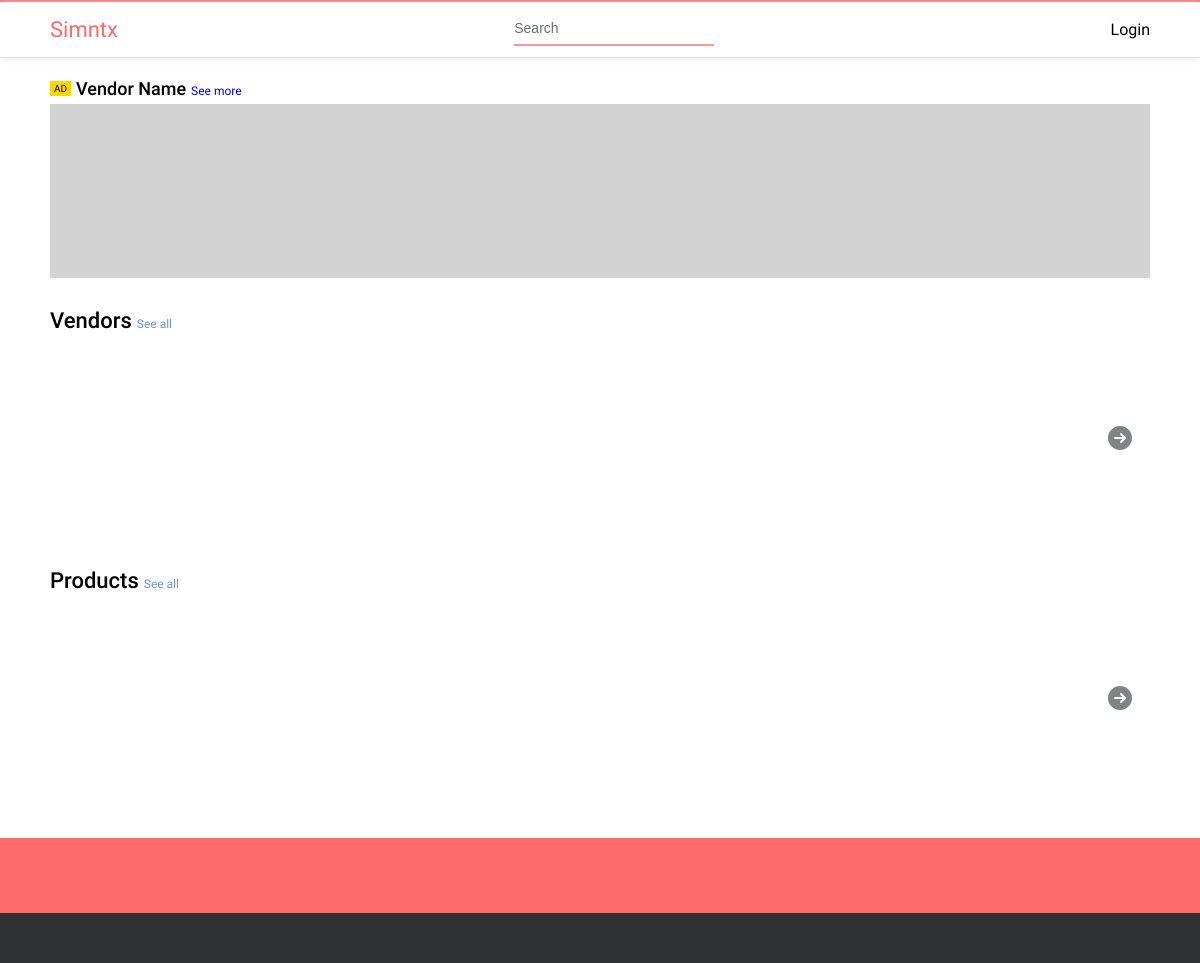
The app's page /, older data.
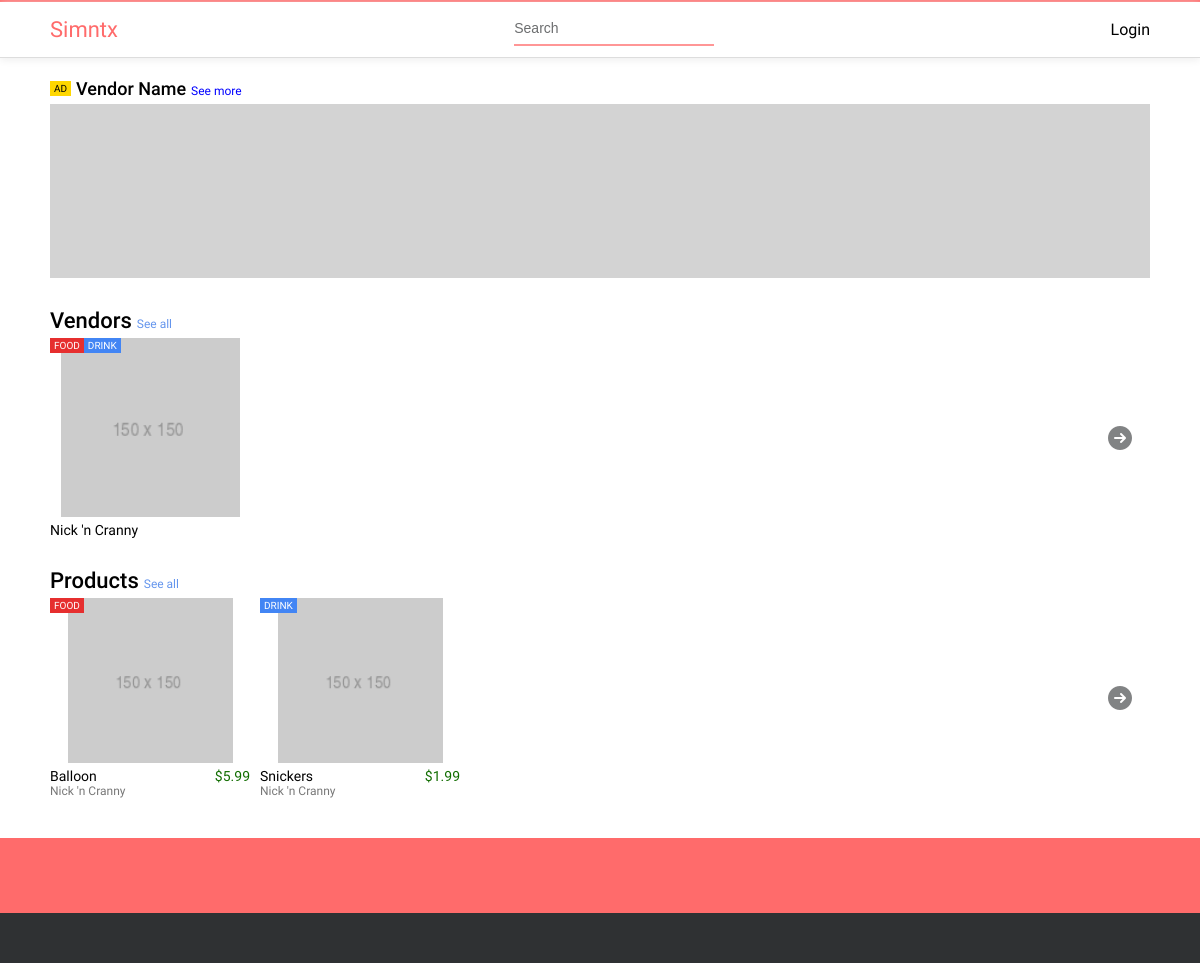
The same page, newer data.
### core/models.py (models this page shows, shortened)
class Vendor(models.Model):
    title = models.CharField(max_length=100)
    slug = models.SlugField()
    description = models.TextField()
    image = models.ImageField(max_length=100)
    owner = models.ForeignKey('UserProfile', on_delete = models.CASCADE)
    def __str__(self):
        return self.title
    def get_absolute_url(self):
        return reverse("core:vendor", kwargs={
            'slug': self.slug
        })

class Tag(models.Model):
    name = models.CharField(max_length = 20)
    color = models.CharField(max_length = 7)
    def __str__(self):
        return self.name

class Item(models.Model):
    title = models.CharField(max_length=100)
    price = models.FloatField()
    discount_price = models.FloatField(blank=True, null=True)
    label = models.CharField(choices=LABEL_CHOICES, max_length=1)
    slug = models.SlugField()
    description = models.TextField()
    image = models.ImageField()
    vendor = models.ForeignKey('Vendor', on_delete=models.CASCADE)
    tags = models.ManyToManyField('Tag')
    def get_absolute_url(self):
        return reverse("core:product", kwargs={
            'slug': self.slug
        })

### core/views.py (the view)
# urls.py: path('', views.index, name='index'),
def index(request):
    vendors = Vendor.objects.all()[:10]
    items = Item.objects.all()[:10]
    for vendor in vendors:
        vendor.tags = get_tags(vendor.id)
    print(vendors.all())
    return render(request, 'home.html', {'vendors': vendors, 'items': items})

### core/views.py (called while the page is built)
def get_tags(target):
    items = Item.objects.filter(vendor = target)
    tags = []
    for item in items:
        print(item.tags.all())
        for tag in item.tags.all():
            if tag not in tags:
                tags.append(tag)
    return tags

### templates/home.html (shortened to what this page needs)
{% extends "base.html" %}
{% load staticfiles %}
{% block css %}
	<link rel = "stylesheet" type = "text/css" href = "{% static 'css/home.css' %}">
	<link rel = "stylesheet" type = "text/css" href = "{% static 'css/listings.css' %}">
{% endblock %}
{% block content %}
	<div id = "ad-div">
		<div id = "ad-info">
			<p class = "tag gold" style = "margin-right: 5px; align-self: center;">AD</p>
			<p id = "ad-name">Vendor Name</p>
			<a href>See more</a>
		</div>
		<div id = "ad-image"></div>
	</div>
	<div class = "section">
		<a href>
			<div class = "section-header">
				<p class = "section-label">Vendors</p>
				<p class = "more-label">See all</p>
			</div>
		</a>
		<div class = "section-slide">
			<div class = "slider">
				{% for vendor in vendors %}
					{% include 'listing_item.html' with item=vendor vendor=True %}
				{% endfor %}
			</div>
			<div class = "slide-right">
				<img src = "{% static 'img/icons/right-filled-30.png' %}">
			</div>
		</div>
	</div>
	<div class = "section">
		<a href>
			<div class = "section-header">
				<p class = "section-label">Products</p>
				<p class = "more-label">See all</p>
			</div>
		</a>
		<div class = "section-slide">
			<div class = "slider">
				{% for item in items %}
					{% include 'listing_item.html' with item=item vendor=None %}
				{% endfor %}
			</div>
			<div class = "slide-right">
				<img src = "{% static 'img/icons/right-filled-30.png' %}">
			</div>
		</div>
	</div>
{% endblock content %}

### templates/base.html (shortened to what this page needs)
{% load static %}
<!DOCTYPE html>
<html lang = "en">
<head>
	{% block css %}
	{% endblock %}
	<link rel = "stylesheet" type = "text/css" href = "{% static 'css/base.css' %}">
	<link rel = "stylesheet" type = "text/css" href = "{% static 'css/nav.css' %}">
	<link rel = "stylesheet" type = "text/css" href = "{% static 'css/footer.css' %}">
</head>
<body>
	{% include "nav.html" %}
	<div id = "content">
		<div class = "safe-div">
			{% block content %}
			{% endblock %}
		</div>
	</div>
	{% include "footer.html" %}
</body>
</html>

### templates/nav.html
{% load staticfiles %}
{% load cart_template_tags %}
<div id = "nav" class = "shadow">
	<div class = "safe-div divided" style = "align-items: center;">
		<div class = "nav-section" id = "nav-left">
			<a href = "{% url 'core:index' %}">Simntx</a>
		</div>
		<input id = "search" type = "text" placeholder = "Search">
		<div class = "nav-section" id = "nav-right">
			{% if request.user.is_authenticated %}
				<div class = "nav-button">
					<a href = "{% url 'core:order-summary' %}">
						<div id = "item-count-badge">{{ request.user|cart_item_count }}</div>
						<img src = "{% static 'img/cart.png' %}">
						<p>Cart</p>
					</a>
				</div>
				<div class = "nav-button">
					<a href = "{% url 'account_logout' %}">Logout</a>
				</div>
			{% else %}
				<div class = "nav-button">
					<a href = "{% url 'account_login' %}">Login</a>
				</div>
			{% endif %}
		</div>
	</div>
</div>

### templates/listing_item.html
{% load staticfiles %}
<a href = "{{ item.get_absolute_url }}">
	<div class = "listing-item">
		<div class = "listing-image">
			<img src = "{{item.image.url}}">
			<div class = "listing-tags">
				{% if vendor == True %}
					{% for tag in item.tags %}
						<div class = "tag" style = "background-color: {{ tag.color }}">{{ tag.name }}</div>
					{% endfor %}
				{% else %}
					{% for tag in item.tags.all %}
						<div class = "tag" style = "background-color: {{ tag.color }}">{{ tag.name }}</div>
					{% endfor %}
				{% endif %}
			</div>
		</div>
		<div class = "listing-info">
			<div class = "listing-main">
				<p class = "listing-title">{{ item.title }}</p>
				{% if vendor == None %}
					<p class = "listing-price">${{ item.price }}</p>
				{% endif %}
			</div>
			{% if vendor == None %}
				<div class = "listing-other">
					<p class = "listing-vendor">{{ item.vendor.title }}</p>
				</div>
			{% endif %}
		</div>
	</div>
</a>

### templates/footer.html (shortened to what this page needs)
<div id = "footer">
	<div id = "social-media">
	</div>
	<div id = "legal-info">
	</div>
</div>

### static_in_env/css/home.css (style rules this page uses)
#ad-div { width: 100%; height: 200px; display: flex; flex-direction: column; }
#ad-info { display: flex; align-items: baseline; margin-bottom: 5px; }
#ad-name { font-family: Roboto-Medium; font-size: 18px; }
#ad-info a { margin-left: 5px; font-size: 12px; color: blue; }
#ad-image { width: 100%; flex: 1; background-color: lightgray; }

### static_in_env/css/listings.css (style rules this page uses)
.section { width: 100%; display: flex; flex-direction: column; }
.section a { width: fit-content; }
.section-header { display: flex; align-items: baseline; margin-top: 30px; }
.section-label { font-family: Roboto-Medium; font-size: 22px; }
.more-label { margin-left: 5px; font-size: 12px; color: cornflowerblue; }
.section-slide { width: 100%; height: 200px; display: flex; margin-top: 5px; position: relative; overflow: hidden; transition: all .3s ease; }
.slider { height: 100%; display: flex; position: absolute; top: 0; left: 0; transition: all .3s ease; }
.listing-item { width: 200px; height: 100%; display: flex; flex-direction: column; //border: 1px solid #ddd; box-sizing: border-box; overflow: hidden; }
.slider a:not(:first-child) { margin-left: 10px; }
.listing-image { display: flex; justify-content: center; flex: 1; position: relative; }
.listing-image img { width: auto; height: 100%; }
.listing-tags { width: 100%; display: flex; position: absolute; top: 0; left: 0; //background-color: rgba(0, 0, 0, .2); }
.listing-info { width: 100%; display: flex; flex-direction: column; align-items: flex-start; margin-top: 5px; }
.listing-main { width: 100%; display: flex; justify-content: space-between; font-size: 14px; }
.listing-title { box-sizing: border-box; overflow: hidden; white-space: nowrap; }
.listing-price { color: var(--price); }
.listing-vendor { font-size: 12px; color: #777; }
.slide-left, .slide-right { width: 70px; height: 100%; display: flex; align-items: center; position: absolute; top: 0; opacity: .6; cursor: pointer; transition: all .3s ease; }
.slide-right { justify-content: flex-end; padding-right: 15px; right: 0; }

### static_in_env/css/base.css (style rules this page uses)
:root { --safe: 100%; --primary: #ff6b6b; --secondary: #2f3133; --price: #116d00; }
* { margin: 0; padding: 0; }
body { display: flex; flex-direction: column; font-family: Roboto-Regular; border-top: 2px solid var(--primary); }
.safe-div { width: var(--safe); margin: auto; }
.shadow { box-shadow: 0 2px 8px #eee; }
.divided { display: flex; justify-content: space-between; }
.divided > div { height: 100%; display: flex; align-items: center; justify-content: center; }
.tag { padding: 2px 4px; //margin-bottom: 2px; //border-radius: 2px; background-color: red; font-size: 10px; text-transform: uppercase; color: white; }
.tag:not(:first-child) { //margin-left: 4px; }
.gold { background-color: gold; color: black; }
#content { padding: 20px 0; }
a:link { text-decoration: none; color: inherit; }
@media (min-width: 576px) { :root { --safe: 100%; } }
@media (min-width: 768px) { :root { --safe: 600px; } }
@media (min-width: 992px) { :root { --safe: 800px; } }
@media (min-width: 1200px) { :root { --safe: 1100px; } }

### static_in_env/css/nav.css (style rules this page uses)
p { padding: 0; margin: 0; }
#nav { width: 100%; height: 55px; background: white; border-bottom: 1px solid #ddd; }
#nav .safe-div { height: 100%; }
#nav-left { font-size: 22px; color: var(--primary); }
.nav-button a { display: flex; align-items: center; }
#search { width: 200px; height: 30px; outline: none; border: none; border-bottom: 2px solid var(--primary); opacity: .7; }
::placeholder { font-size: 14px; color: var(--secondary); }

### static_in_env/css/footer.css (style rules this page uses)
#footer { width: 100%; display: flex; flex-direction: column; margin-top: 20px; }
#social-media { height: 75px; background-color: var(--primary); }
#legal-info { height: 50px; background-color: var(--secondary); }

Row changes from the older to the newer data that the page shows:
added Vendor: image (picture), title "Nick 'n Cranny"
added Tag: name "FOOD"
added Tag: name "DRINK"
added Item: image (picture), title "Balloon", price "5.99", vendor "Nick 'n Cranny"
added Item: image (picture), title "Snickers", price "1.99", vendor "Nick 'n Cranny"
